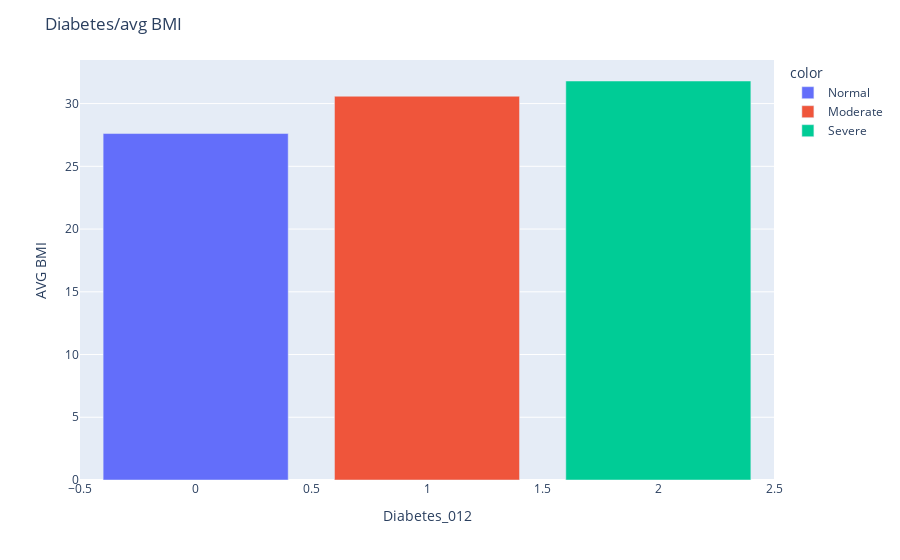

Source (notebook cell):
### Code cell
fig = pxs.bar(data.groupby(["Diabetes_012"]).agg({"BMI":"mean"}),color=["Normal","Moderate","Severe"])
fig.update_layout(title="Diabetes/avg BMI",yaxis_title="AVG BMI")
fig.write_html("Visuals/Diabetes_avg_BMI.html")
fig.show()

### Figure 1 — Plotly figure (JSON) as saved in the notebook; plotly's stock layout.template omitted (floating-point values rounded to 4 significant figures)
{"data": [{"hovertemplate": "color=Normal<br>Diabetes_012=%{x}<br>value=%{y}<extra></extra>", "legendgroup": "Normal", "marker": {"color": "#636efa", "pattern": {"shape": ""}}, "name": "Normal", "orientation": "v", "showlegend": true, "textposition": "auto", "type": "bar", "x": [0], "xaxis": "x", "y": [27.61], "yaxis": "y"}, {"hovertemplate": "color=Moderate<br>Diabetes_012=%{x}<br>value=%{y}<extra></extra>", "legendgroup": "Moderate", "marker": {"color": "#EF553B", "pattern": {"shape": ""}}, "name": "Moderate", "orientation": "v", "showlegend": true, "textposition": "auto", "type": "bar", "x": [1], "xaxis": "x", "y": [30.59], "yaxis": "y"}, {"hovertemplate": "color=Severe<br>Diabetes_012=%{x}<br>value=%{y}<extra></extra>", "legendgroup": "Severe", "marker": {"color": "#00cc96", "pattern": {"shape": ""}}, "name": "Severe", "orientation": "v", "showlegend": true, "textposition": "auto", "type": "bar", "x": [2], "xaxis": "x", "y": [31.8], "yaxis": "y"}], "layout": {"autosize": true, "barmode": "relative", "legend": {"title": {"text": "color"}, "tracegroupgap": 0}, "margin": {"t": 60}, "title": {"text": "Diabetes/avg BMI"}, "xaxis": {"anchor": "y", "autorange": true, "domain": [0, 1], "range": [-0.5, 2.5], "title": {"text": "Diabetes_012"}, "type": "linear"}, "yaxis": {"anchor": "x", "autorange": true, "domain": [0, 1], "range": [0, 33.47], "title": {"text": "AVG BMI"}, "type": "linear"}}}
